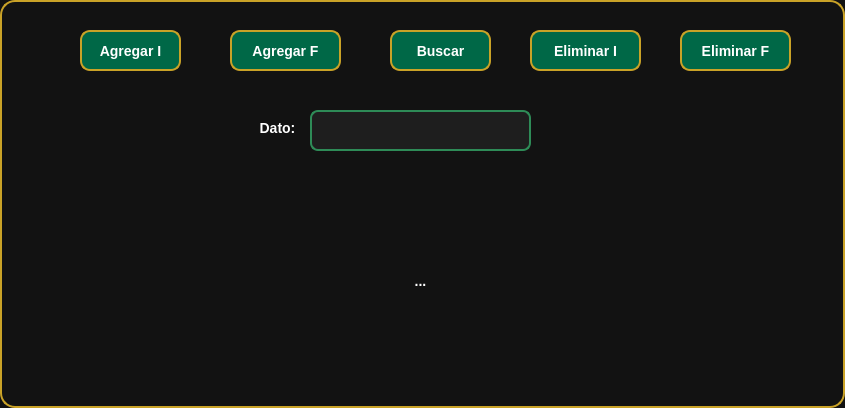
<?xml version="1.0" encoding="UTF-8"?>
<ui version="4.0">
 <class>Dialog</class>
 <widget class="QDialog" name="Dialog">
  <property name="geometry">
   <rect>
    <x>0</x>
    <y>0</y>
    <width>845</width>
    <height>408</height>
   </rect>
  </property>
  <property name="windowTitle">
   <string>Dialog</string>
  </property>
  <property name="styleSheet">
   <string notr="true">/* =========================
   QDialog - World Cup Dark
   ========================= */
QDialog {
    background-color: #121212;
    border: 2px solid #C9A227;
    border-radius: 15px;
}

/* =========================
   QLabel
   ========================= */
QLabel {
    color: #FFFFFF;
    font-size: 14px;
    font-weight: bold;
    background: transparent;
}

/* Títulos */
QLabel#titulo {
    color: #C9A227;
    font-size: 24px;
    font-weight: bold;
    padding: 10px;
}

/* =========================
   QLineEdit
   ========================= */
QLineEdit {
    background-color: #1E1E1E;
    color: #FFFFFF;
    border: 2px solid #2E8B57;
    border-radius: 8px;
    padding: 8px;
    font-size: 14px;
    selection-background-color: #C9A227;
}

QLineEdit:focus {
    border: 2px solid #C9A227;
    background-color: #252525;
}

/* =========================
   QPushButton
   ========================= */
QPushButton {
    background-color: #006847;
    color: white;
    border: 2px solid #C9A227;
    border-radius: 10px;
    padding: 8px 15px;
    font-size: 14px;
    font-weight: bold;
}

QPushButton:hover {
    background-color: #008F5A;
    border: 2px solid #FFD700;
}

QPushButton:pressed {
    background-color: #004D33;
    padding-top: 10px;
}

/* Botón principal */
QPushButton#btnPrincipal {
    background-color: #C9A227;
    color: #121212;
    border: 2px solid #FFD700;
    font-size: 15px;
    font-weight: bold;
}

QPushButton#btnPrincipal:hover {
    background-color: #FFD700;
}

/* =========================
   ToolTips
   ========================= */
QToolTip {
    background-color: #1E1E1E;
    color: white;
    border: 1px solid #C9A227;
    padding: 5px;
}</string>
  </property>
  <widget class="QPushButton" name="btn_agregarInicio">
   <property name="geometry">
    <rect>
     <x>80</x>
     <y>30</y>
     <width>101</width>
     <height>41</height>
    </rect>
   </property>
   <property name="text">
    <string>Agregar I</string>
   </property>
  </widget>
  <widget class="QPushButton" name="btn_agregarFinal">
   <property name="geometry">
    <rect>
     <x>230</x>
     <y>30</y>
     <width>111</width>
     <height>41</height>
    </rect>
   </property>
   <property name="text">
    <string>Agregar F</string>
   </property>
  </widget>
  <widget class="QPushButton" name="btn_eliminarInicio">
   <property name="geometry">
    <rect>
     <x>530</x>
     <y>30</y>
     <width>111</width>
     <height>41</height>
    </rect>
   </property>
   <property name="text">
    <string>Eliminar I</string>
   </property>
  </widget>
  <widget class="QPushButton" name="btn_eliminarFinal">
   <property name="geometry">
    <rect>
     <x>680</x>
     <y>30</y>
     <width>111</width>
     <height>41</height>
    </rect>
   </property>
   <property name="text">
    <string>Eliminar F</string>
   </property>
  </widget>
  <widget class="QPushButton" name="btn_buscar">
   <property name="geometry">
    <rect>
     <x>390</x>
     <y>30</y>
     <width>101</width>
     <height>41</height>
    </rect>
   </property>
   <property name="text">
    <string>Buscar</string>
   </property>
  </widget>
  <widget class="QLabel" name="label">
   <property name="geometry">
    <rect>
     <x>250</x>
     <y>120</y>
     <width>55</width>
     <height>16</height>
    </rect>
   </property>
   <property name="text">
    <string>Dato:</string>
   </property>
   <property name="alignment">
    <set>Qt::AlignCenter</set>
   </property>
  </widget>
  <widget class="QLineEdit" name="txt_dato">
   <property name="geometry">
    <rect>
     <x>310</x>
     <y>110</y>
     <width>221</width>
     <height>41</height>
    </rect>
   </property>
   <property name="alignment">
    <set>Qt::AlignCenter</set>
   </property>
  </widget>
  <widget class="QLabel" name="lbl_resultado">
   <property name="geometry">
    <rect>
     <x>10</x>
     <y>200</y>
     <width>821</width>
     <height>161</height>
    </rect>
   </property>
   <property name="text">
    <string>...</string>
   </property>
   <property name="alignment">
    <set>Qt::AlignCenter</set>
   </property>
  </widget>
 </widget>
 <resources/>
 <connections/>
</ui>
